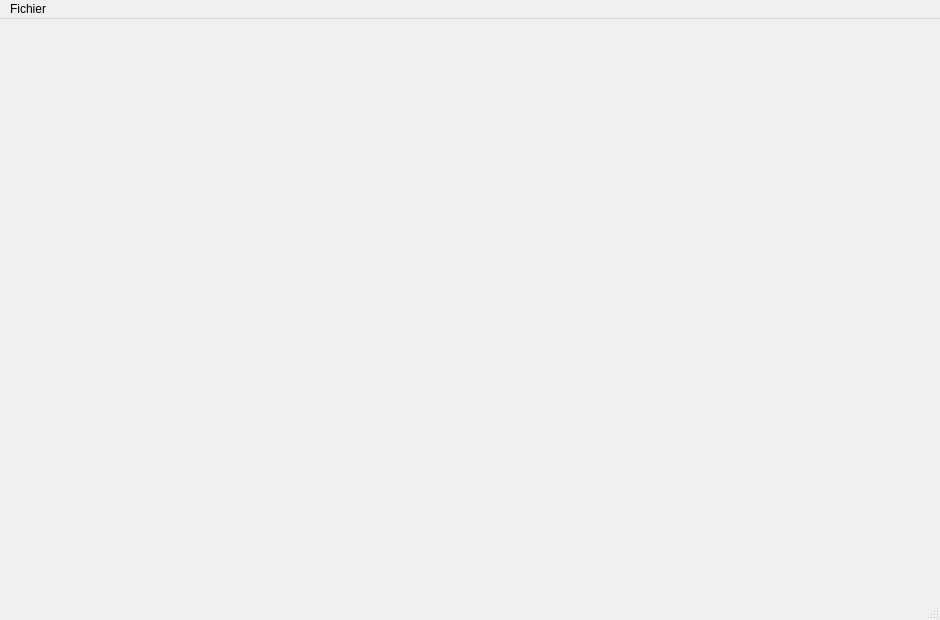
<?xml version="1.0" encoding="UTF-8"?>
<ui version="4.0">
 <class>MainWindow</class>
 <widget class="QMainWindow" name="MainWindow">
  <property name="geometry">
   <rect>
    <x>0</x>
    <y>0</y>
    <width>940</width>
    <height>620</height>
   </rect>
  </property>
  <property name="windowTitle">
   <string>MainWindow</string>
  </property>
  <widget class="QWidget" name="centralWidget"/>
  <widget class="QMenuBar" name="menuBar">
   <property name="geometry">
    <rect>
     <x>0</x>
     <y>0</y>
     <width>940</width>
     <height>22</height>
    </rect>
   </property>
   <widget class="QMenu" name="menuOpen">
    <property name="title">
     <string>Fichier</string>
    </property>
    <addaction name="actionOpen"/>
   </widget>
   <addaction name="menuOpen"/>
  </widget>
  <widget class="QStatusBar" name="statusBar"/>
  <action name="actionFile">
   <property name="text">
    <string>File</string>
   </property>
  </action>
  <action name="actionOpen">
   <property name="text">
    <string>Open</string>
   </property>
   <property name="shortcut">
    <string>Ctrl+O</string>
   </property>
  </action>
 </widget>
 <layoutdefault spacing="6" margin="11"/>
 <resources/>
 <connections/>
</ui>
